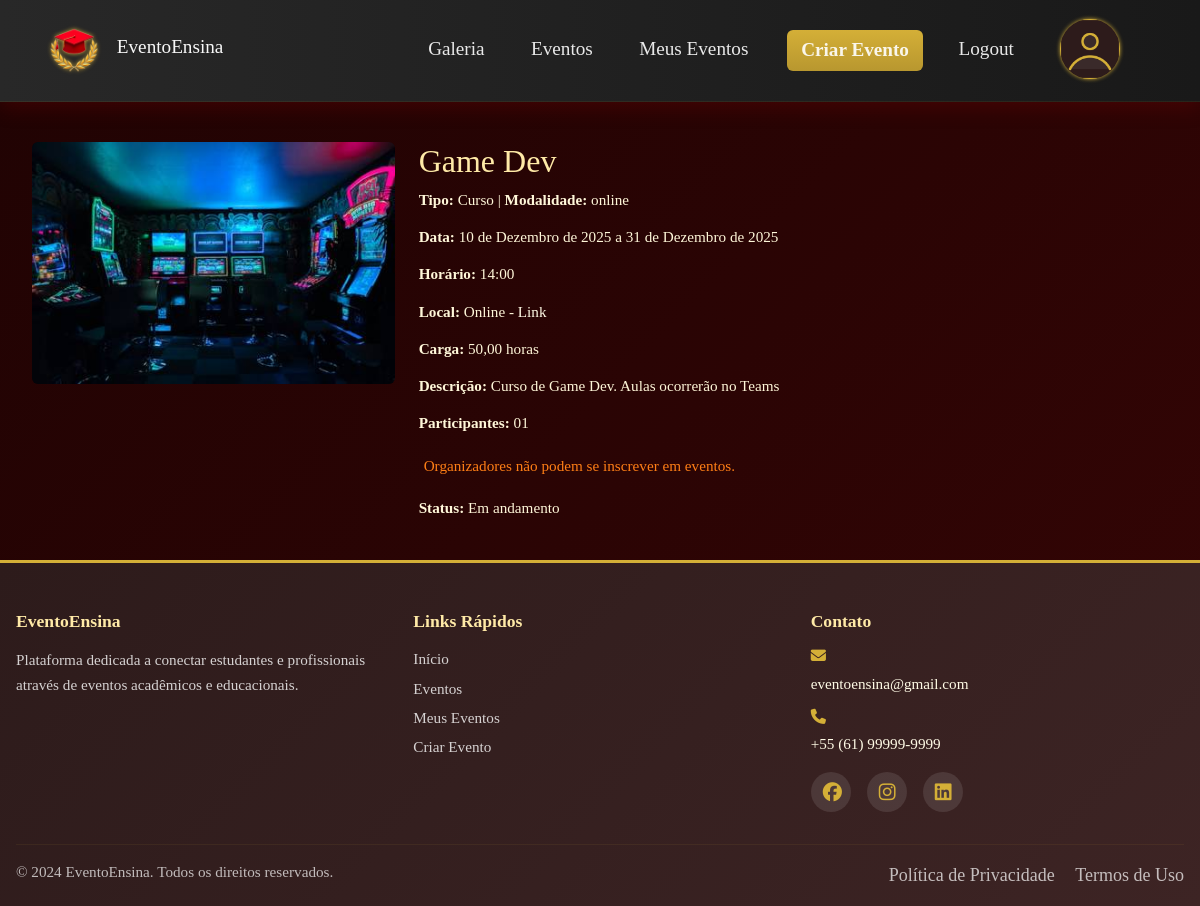
Page /eventos/detalhe/33/ (signed in) on the committed database.
### eventos/models.py (models this page shows, shortened)
class Evento(models.Model):
    MODALIDADES = [
        ('online', 'Online'),
        ('presencial', 'Presencial'),
        ('hibrido', 'Híbrido'),
    ]
    titulo = models.CharField(max_length=200)
    tipo = models.ForeignKey(TipoEvento, on_delete=models.CASCADE)
    modalidade = models.CharField(max_length=10, choices=MODALIDADES)
    data_inicio = models.DateField()
    data_fim = models.DateField()
    horario = models.TimeField()
    local = models.CharField(max_length=200, blank=True, null=True)
    link = models.URLField(blank=True, null=True)
    quantidade_participantes = models.PositiveIntegerField(null=True, blank=True)
    sem_limites = models.BooleanField(default=False)
    organizador = models.CharField(max_length=200, null=True, blank=True)
    criador = dj_models.ForeignKey(
        'usuarios.Usuario',
        on_delete=dj_models.SET_NULL,
        null=True,
        blank=True,
        related_name='eventos_criados'
    )
    def evento_thumb_upload_to(instance, filename):
        """
        Define o caminho da imagem principal (thumb) do evento.
        Sempre substitui a anterior com nome fixo 'thumb.ext'.
        """
        date_str = instance.data_inicio.strftime('%Y_%m_%d') if instance.data_inicio else 'sem_data'
        slug = slugify(instance.titulo)
        ext = os.path.splitext(filename)[1]
        return f'eventos/{date_str}_{slug}/thumb{ext}'
    thumb = models.ImageField(upload_to=evento_thumb_upload_to, blank=True, null=True)
    descricao = models.TextField(blank=True, null=True)
    horas = models.DecimalField(max_digits=5, decimal_places=2, null=True, blank=True)
    gallery_slug = models.CharField(max_length=255, blank=True, null=True)
    finalizado = models.BooleanField(default=False)

class TipoEvento(models.Model):
    tipo = models.CharField(max_length=50, unique=True)

### eventos/views.py (the view)
# urls.py: path('detalhe/<int:evento_id>/', views.detalhe_evento_publico, name='detalhe_evento'),
def detalhe_evento_publico(request, evento_id):
    evento = get_object_or_404(Evento, pk=evento_id)
    usuario = get_current_usuario(request)
    inscrito = evento.inscricaoevento_set.filter(inscrito=usuario).exists() if usuario else False
    return render(request, 'eventos/detalhe_evento_publico.html', {
        'evento': evento,
        'usuario': usuario,
        'inscrito': inscrito,
        'nav_items': nav_items
    })

### usuarios/views.py (called while the page is built, shortened)
def get_current_usuario(request):
    usuario_id = request.session.get('usuario_id')
    if not usuario_id:
        return None
    try:
        return Usuario.objects.get(pk=usuario_id)
    except Usuario.DoesNotExist:
        return None

### eventos/templates/eventos/detalhe_evento_publico.html (shortened to what this page needs)
{% extends 'base/base.html' %}
{% load static %}
{% block content %}
<div class="container mt-4">
    <div class="row">
        <div class="col-md-4">
            {% if evento.thumb %}
                <img src="{{ evento.thumb.url }}" class="img-fluid rounded" alt="{{ evento.titulo }}">
            {% else %}
                <img src="{% static 'favicon.png' %}" class="img-fluid rounded" alt="placeholder">
            {% endif %}
        </div>
        <div class="col-md-8">
            <h1>{{ evento.titulo }}</h1>
            <p><strong>Tipo:</strong> {{ evento.tipo.tipo|default:evento.tipo }} |
               <strong>Modalidade:</strong> {{ evento.modalidade }}</p>
            <p>
                <strong>Data:</strong> {{ evento.data_inicio }}
                {% if evento.data_fim %}
                    a {{ evento.data_fim }}
                {% endif %}
            </p>
            <p><strong>Horário:</strong> {{ evento.horario }}</p>
            <p>
                <strong>Local:</strong> {{ evento.local|default:'Online' }}
                {% if evento.link %}
                    - <a href="{{ evento.link }}" target="_blank">Link</a>
                {% endif %}
            </p>
            {% if evento.horas %}
                <p><strong>Carga:</strong> {{ evento.horas }} horas</p>
            {% endif %}
            {% if evento.descricao %}
                <p><strong>Descrição:</strong> {{ evento.descricao }}</p>
            {% endif %}
            <p>
                <strong>Participantes:</strong>
                {{ evento.inscricaoevento_set.count|stringformat:"02d" }}
            </p>
            {% if usuario %}
                {% if usuario and evento.criador and usuario.id == evento.criador.id %}
                    <a href="{% url 'gerenciar_evento' evento.id %}" class="btn btn-outline-secondary ms-2">Gerenciar Evento</a>
                    <a href="{% url 'galeria_evento' evento.id %}" class="btn btn-outline-secondary ms-2">Galeria</a>
                {% else %}
                    {% if not inscrito%}
                        {% if usuario.tipo.tipo == 'Aluno' or usuario.tipo.tipo == 'Professor' %}
                            <form method="post" action="{% url 'inscrever_evento' evento.id %}">
                                {% csrf_token %}
                                <button type="submit" class="btn btn-primary">Confirmar inscrição</button>
                            </form>
                        {% elif usuario.tipo.tipo == 'Organizador' %}
                            <p class="text-muted">Organizadores não podem se inscrever em eventos.</p>
                        {% endif %}
                    {% else %}
                        <form method="post" action="{% url 'cancelar_inscricao' evento.id %}" class="mt-2">
                            {% csrf_token %}
                            <button type="submit" class="btn btn-danger">Cancelar inscrição</button>
                        </form>
                    {% endif %}
                {% endif %}
            {% else %}
                <a href="{% url 'login' %}" class="btn btn-primary">Entrar para inscrever</a>
            {% endif %}
            <p>
                <strong>Status:</strong>
                {% if evento.finalizado %}
                    Finalizado
                {% else %}
                    Em andamento
                {% endif %}
            </p>
        </div>
    </div>
</div>
{% endblock %}

### static/styles/base.css (style rules this page uses)
* { margin: 0; padding: 0; box-sizing: border-box; }
:root { --primary-gold: #d4af37; --primary-gold-dark: #b8941f; --primary-orange: #ff7f16; --success-green: #28a745; --danger-red: #dc3545; --background-base-dark: #200303; --background-base-medium: #350505; --background-card: linear-gradient(135deg, #2d1b1b 0%, #3d2424 100%); --background-card-hover: linear-gradient(135deg, #3d2424 0%, #4d2c2c 100%); --text-light: #fff7d9; --text-brighter: #fffbe6; --text-heading: #ffeaa7; --text-muted: #ff7f16; --border-color: #d4af37; --card-shadow: 0 4px 6px rgba(0, 0, 0, 0.3); --card-shadow-hover: 0 6px 12px rgba(212, 175, 55, 0.2); }
body { font-family: 'Georgia', 'Times New Roman', serif; background: linear-gradient(135deg, var(--background-base-dark) 0%, var(--background-base-medium) 100%) no-repeat fixed; color: var(--text-light); min-height: 100vh; line-height: 1.6; font-size: 18px; display: flex; flex-direction: column; }
h1, h2, h3, h4, h5 { color: var(--text-heading); margin-bottom: 0.5rem; }
h1 { font-size: 2rem; }
p, li, label { color: var(--text-light); font-size: 0.95rem; line-height: 1.4; }
.text-muted { color: var(--text-muted) !important; padding: 5px; }
a, .btn { color: var(--text-brighter); text-decoration: none; }
.mt-4 { margin-top: 2rem; }
.container { max-width: 1200px; margin: 0 auto; padding: 0 1rem; }
html, body { height: 100%; }

### rows in the picture
Evento: thumb (picture), titulo "Game Dev", tipo.tipo "Curso", modalidade "online", data_inicio "10 de Dezembro de 2025", data_fim "31 de Dezembro de 2025", horario "14:00", local "Online", horas "50,00", descricao "Curso de Game Dev. Aulas ocorrerão no Teams", inscricaoevento_set.count "01"

### other values in the picture
{{ item.label }} "Galeria" "Eventos" "Meus Eventos" "Logout"
{{ item.label }} "Criar Evento"
